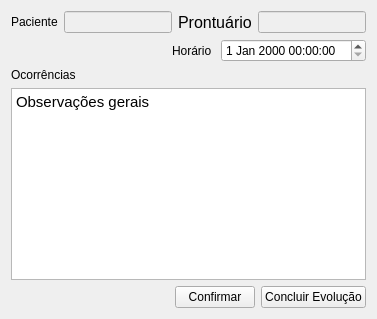
         <widget class="QWidget" name="tab_observacoes_2">
          <attribute name="title">
           <string>Observações</string>
          </attribute>
          <layout class="QGridLayout" name="gridLayout_20">
           <item row="0" column="0" colspan="2">
            <layout class="QHBoxLayout" name="horizontalLayout_118">
             <item>
              <widget class="QLabel" name="label_pacienteOb_2">
               <property name="text">
                <string>Paciente</string>
               </property>
              </widget>
             </item>
             <item>
              <widget class="QLineEdit" name="lineEdit_pacienteObs_2">
               <property name="enabled">
                <bool>false</bool>
               </property>
              </widget>
             </item>
             <item>
              <widget class="QLabel" name="label_prontPaciente_2">
               <property name="font">
                <font>
                 <pointsize>12</pointsize>
                </font>
               </property>
               <property name="text">
                <string>Prontuário</string>
               </property>
              </widget>
             </item>
             <item>
              <widget class="QLineEdit" name="lineEdit_prontPaciente_2">
               <property name="enabled">
                <bool>false</bool>
               </property>
               <property name="sizePolicy">
                <sizepolicy hsizetype="Minimum" vsizetype="Minimum">
                 <horstretch>0</horstretch>
                 <verstretch>0</verstretch>
                </sizepolicy>
               </property>
              </widget>
             </item>
            </layout>
           </item>
           <item row="1" column="0" colspan="2">
            <layout class="QHBoxLayout" name="horizontalLayout_116">
             <item>
              <spacer name="horizontalSpacer_5">
               <property name="orientation">
                <enum>Qt::Horizontal</enum>
               </property>
               <property name="sizeHint" stdset="0">
                <size>
                 <width>40</width>
                 <height>20</height>
                </size>
               </property>
              </spacer>
             </item>
             <item>
              <widget class="QLabel" name="label_horarioObs_2">
               <property name="text">
                <string>Horário </string>
               </property>
              </widget>
             </item>
             <item>
              <widget class="QDateTimeEdit" name="dateTimeEdit_horarioObs_2"/>
             </item>
            </layout>
           </item>
           <item row="2" column="0">
            <widget class="QLabel" name="label_ocorrencias_2">
             <property name="text">
              <string>Ocorrências</string>
             </property>
            </widget>
           </item>
           <item row="3" column="0" colspan="2">
            <widget class="QTextEdit" name="textEdit_campoObservacoes_2">
             <property name="html">
              <string>&lt;!DOCTYPE HTML PUBLIC &quot;-//W3C//DTD HTML 4.0//EN&quot; &quot;http://www.w3.org/TR/REC-html40/strict.dtd&quot;&gt;
&lt;html&gt;&lt;head&gt;&lt;meta name=&quot;qrichtext&quot; content=&quot;1&quot; /&gt;&lt;style type=&quot;text/css&quot;&gt;
p, li { white-space: pre-wrap; }
&lt;/style&gt;&lt;/head&gt;&lt;body style=&quot; font-family:'Droid Sans'; font-size:12pt; font-weight:400; font-style:normal;&quot;&gt;
&lt;p style=&quot; margin-top:0px; margin-bottom:0px; margin-left:0px; margin-right:0px; -qt-block-indent:0; text-indent:0px;&quot;&gt;&lt;span style=&quot; font-size:11pt;&quot;&gt;Observações gerais&lt;/span&gt;&lt;/p&gt;&lt;/body&gt;&lt;/html&gt;</string>
             </property>
            </widget>
           </item>
           <item row="4" column="1">
            <layout class="QHBoxLayout" name="horizontalLayout_117">
             <item>
              <widget class="QPushButton" name="pushButton_confirmar_3">
               <property name="text">
                <string>Confirmar</string>
               </property>
              </widget>
             </item>
             <item>
              <widget class="QPushButton" name="pushButton_concluirEvolucao_2">
               <property name="text">
                <string>Concluir Evolução</string>
               </property>
              </widget>
             </item>
            </layout>
           </item>
          </layout>
         </widget>
